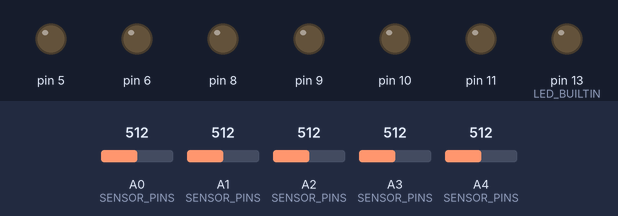
A program run on a simulated Arduino Uno, built with avr-gcc and run on an emulated ATmega328P. Parts: output pins drawn as LEDs (lit = HIGH). The test bench sets the inputs (shaded band); at power-on: A0 (SENSOR_PINS) = 512, A1 (SENSOR_PINS) = 512, A2 (SENSOR_PINS) = 512, A3 (SENSOR_PINS) = 512, A4 (SENSOR_PINS) = 512.

Above: at 0.01 s.
At 2.91 s:
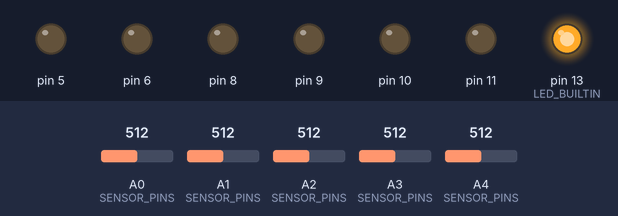
Timing chart, 0 to 4.5 s (numbered marks = the images above):
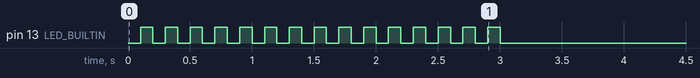

The program:

main.cpp
```cpp
#include "Arduino.h"
#include "sensors.h"
#include "engine.h"
#include "pid.h"

void setup() {
  Serial.begin(9600);

  engineSetup();
  pidSetup();
  sensorsSetup();

  delay(1000);
}

void loop() {
  int error = errorRead();

  if (allWhite()) {
    engineStop();
    return;
  }

  pidCalculate(error);
}
```

pins.h
```cpp
#ifndef PINS_H
#define PINS_H

#include <Arduino.h>

#define NUM_SENSORS 5

const uint8_t SENSOR_PINS[NUM_SENSORS] = { A0, A1, A2, A3, A4 };

#define CALIBRATION_TIME_MS 3000
#define CALIBRATION_LED LED_BUILTIN

extern int sensorMin[NUM_SENSORS];
extern int sensorMax[NUM_SENSORS];

#define ENA 5
#define ENB 6

#define IN1 8
#define IN2 9
#define IN3 10
#define IN4 11

#endif
```
